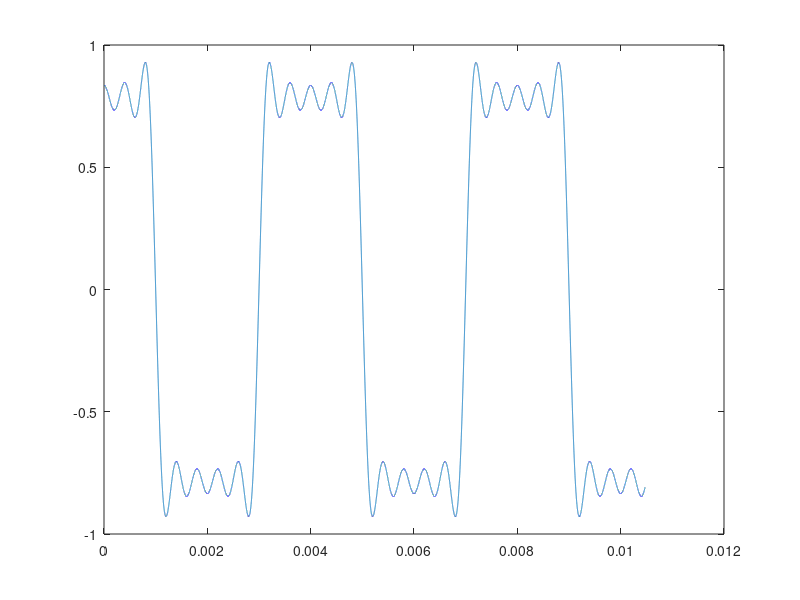

Here is the MATLAB script that generated this plot:
f = 250;

t = [0:0.0000001:pi/300];

y = cos(2*pi*f*t)-(1/3*cos(2*pi*3*f*t))+(1/5*cos(2*pi*5*f*t))-(1/7*cos(2*pi*7*f*t))+(1/9*cos(2*pi*9*f*t));

plot(t,y)